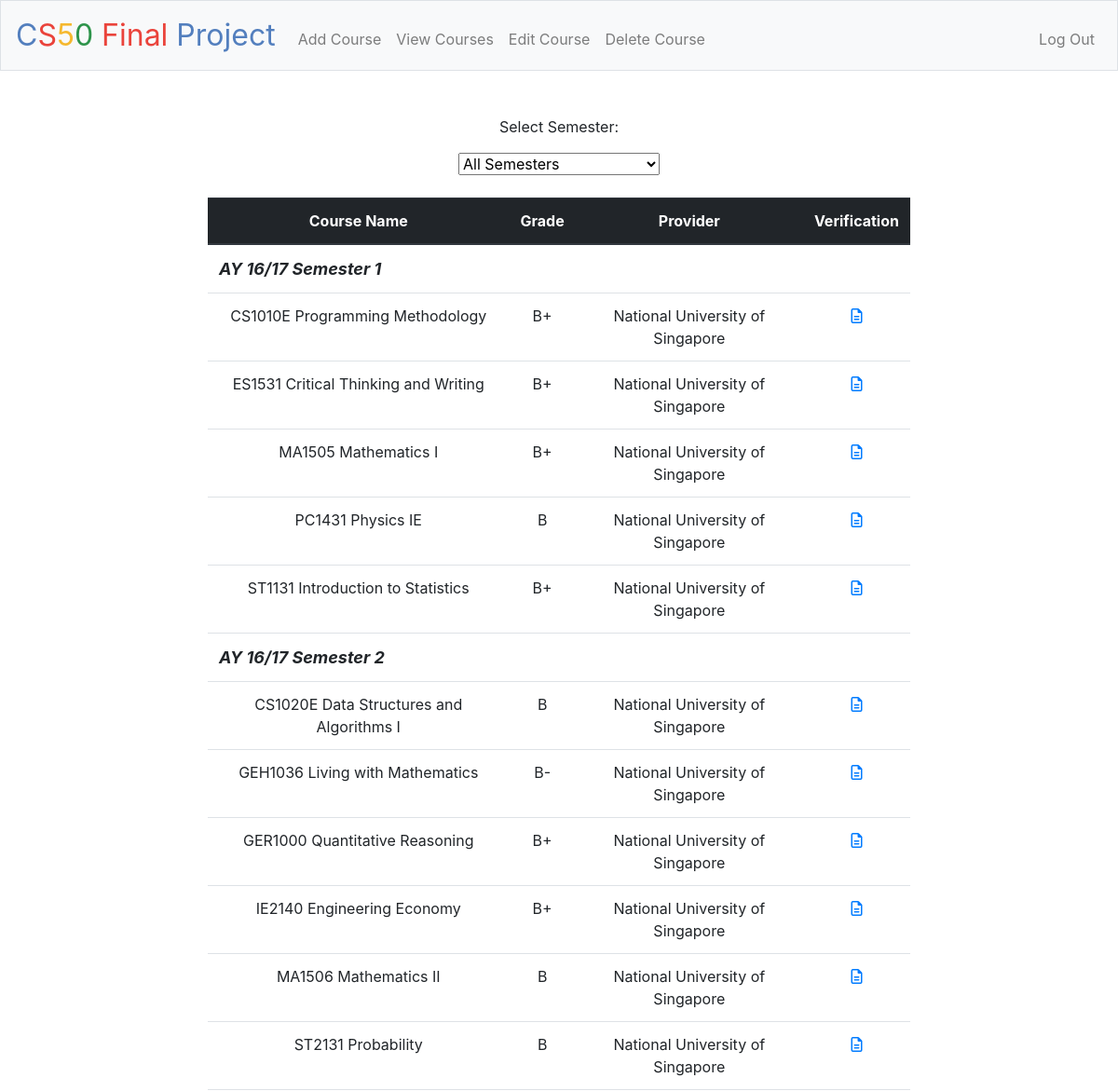
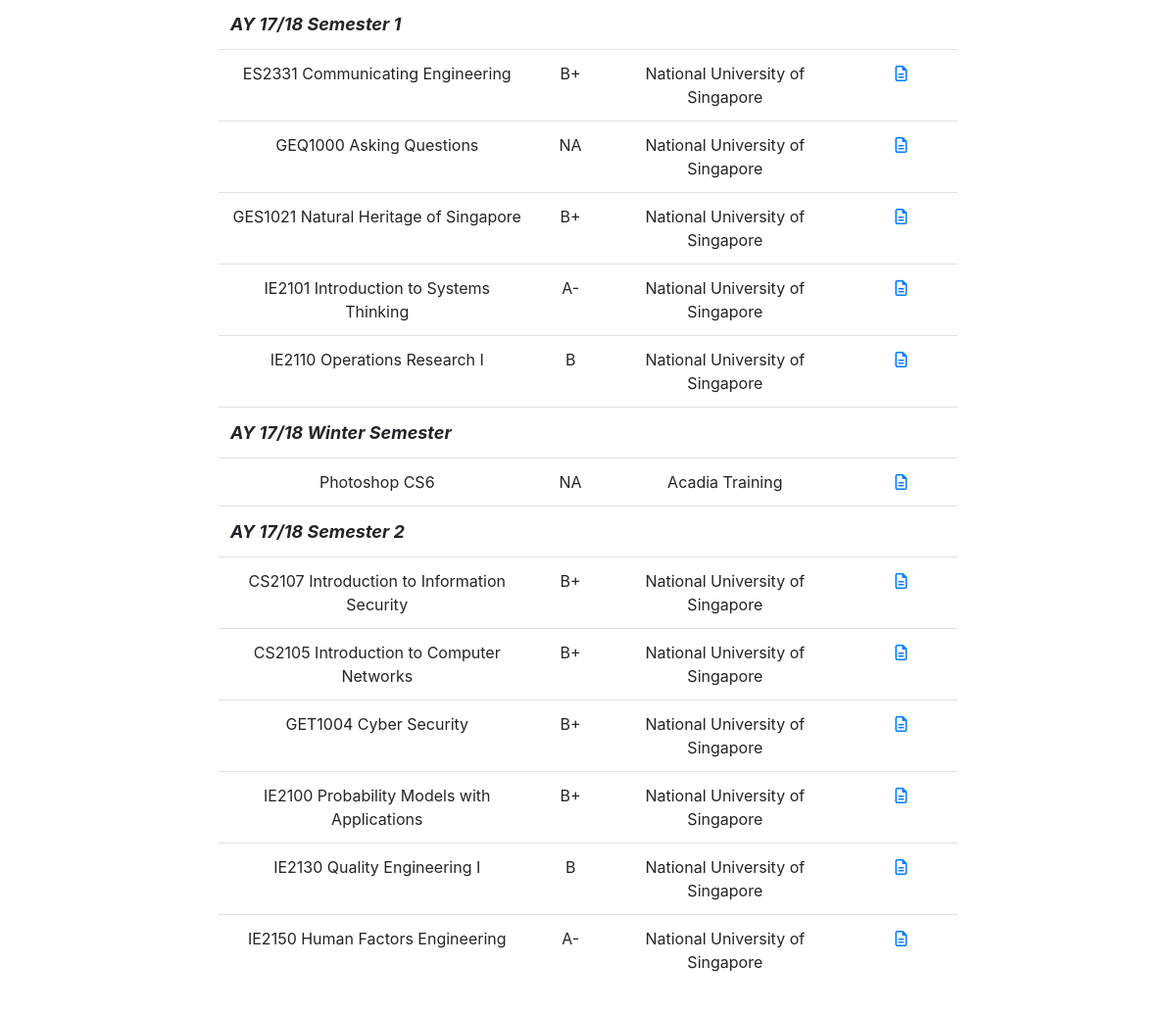
The page / (signed in) on the database its author committed (2 pictures, top to bottom).
### tables this page shows
CREATE TABLE 'courses'
(
'course_id' INTEGER PRIMARY KEY AUTOINCREMENT NOT NULL,
'course_name' TEXT NOT NULL,
'date_completed' TEXT NOT NULL, 
'course_provider' TEXT NOT NULL,
'course_description' TEXT NOT NULL,
'course_certificate_link' TEXT NOT NULL,
'course_grade' TEXT NOT NULL, 
'user_id' INTEGER NOT NULL, 
FOREIGN KEY(user_id) REFERENCES users(id)
);

### application.py (the view)
@app.route("/")
@login_required
def index():
    rows = db.execute("SELECT * FROM courses WHERE user_id = :user_id ORDER BY date_completed ASC", user_id = session['user_id'])
    parsed_rows = []
    index_counter = 0
    rows_by_date = {}
    for row in rows:
        values = {}
        index_counter = index_counter + 1
        values['index'] = index_counter
        values['name'] = row['course_name']
        values['provider'] = row['course_provider']
        values['grade'] = row['course_grade']
        values['link'] = row['course_certificate_link']
        current_date = get_semester(row['date_completed'])
        values['date'] = get_semester(row['date_completed'])
        values['actual_date'] = row['date_completed']
        if current_date not in rows_by_date.keys():
            temp_list = []
            temp_list.append(values)
            rows_by_date[current_date] = temp_list
        else:
            current_list = rows_by_date[current_date]
            current_list.append(values)
            rows_by_date[current_date] = current_list
    if ("updated_recently" in request.args) and (request.args['updated_recently'] == 'True'):
        flash("Your courses have been updated")
        return render_template("index.html", rows_by_date = rows_by_date)
    else:
        return render_template("index.html", rows_by_date = rows_by_date)

### application.py (called while the page is built)
@app.after_request
def after_request(response):
    response.headers["Cache-Control"] = "no-cache, no-store, must-revalidate"
    response.headers["Expires"] = 0
    response.headers["Pragma"] = "no-cache"
    return response

### helpers.py (called while the page is built)
def login_required(f):
    @wraps(f)
    def decorated_function(*args, **kwargs):
        if session.get("user_id") is None:
            return redirect("/login")
        return f(*args, **kwargs)
    return decorated_function

### templates/index.html (shortened to what this page needs)
{% extends "layout.html" %}
{% block main %}
<div class="select-semester">
    <p>Select Semester: </p>
    <select onchange = "updateTable()" id = "semester_to_display">
        <option value="select_all" selected>All Semesters</option>
    </select>
</div>
<br>
<table class = "table" id = "display_table">
        <thead class="thead-dark">
            <tr>
                <th> Course Name </th>
                <th> Grade </th>
                <th> Provider </th>
                <th> Verification </th>
            </tr>
        </thead>
        <tbody id = "tbody">
            {% for single_sem in rows_by_date.keys() %}
                <tr>
                    <td colspan = "4" style="text-align:left; font-size: 18px;"><b><i>{{ single_sem }}</i></b></td>
                </tr>
                {% for course in rows_by_date[single_sem] %}
                <tr>
                    <td> {{ course['name'] }} </td>
                    <td> {{ course['grade'] }} </td>
                    <td> {{ course['provider'] }} </td>
                    <td>
                        <a href="{{ course['link'] }}"> <i class='far fa-file-alt'></i></a>
                    </td>
                </tr>
                {% endfor %}
            {% endfor %}
        </tbody>
    </table>
{% endblock %}

### templates/layout.html (shortened to what this page needs)
<!DOCTYPE html>
<html lang="en">
    <head>
        <link href="https://maxcdn.bootstrapcdn.com/bootstrap/4.1.3/css/bootstrap.min.css" rel="stylesheet">
        <link href="/static/styles.css" rel="stylesheet">
    </head>
    <body>
        <nav class="navbar navbar-expand-md navbar-light bg-light border">
            <a class="navbar-brand" href="/"><span class="blue">C</span><span class="red">S</span><span class="yellow">5</span><span class="green">0</span> <span class="red">Final</span> <span class="blue">Project</span></a>
            <div class="collapse navbar-collapse" id="navbar">
                {% if session.user_id %}
                    <ul class="navbar-nav mr-auto mt-2">
                        <li class="nav-item"><a class="nav-link" href="/add">Add Course</a></li>
                        <li class="nav-item"><a class="nav-link" href="/">View Courses</a></li>
                        <li class="nav-item"><a class="nav-link" href="/edit">Edit Course</a></li>
                         <li class="nav-item"><a class="nav-link" href="/delete">Delete Course</a></li>
                    </ul>
                    <ul class="navbar-nav ml-auto mt-2">
                        <li class="nav-item"><a class="nav-link" href="/logout">Log Out</a></li>
                    </ul>
                {% else %}
                    <ul class="navbar-nav ml-auto mt-2">
                        <li class="nav-item"><a class="nav-link" href="/register">Register</a></li>
                        <li class="nav-item"><a class="nav-link" href="/login">Log In</a></li>
                    </ul>
                {% endif %}
        </nav>
        <main class="container p-5">
            {% block main %}{% endblock %}
        </main>
    </body>
</html>

### static/styles.css (style rules this page uses)
nav .navbar-brand { font-size: xx-large; }
nav .navbar-brand .blue { color: #537fbe; }
nav .navbar-brand .red { color: #ea433b; }
nav .navbar-brand .yellow { color: #f5b82e; }
nav .navbar-brand .green { color: #2e944b; }
main { overflow-x: auto; text-align: center; }
.container { width: 850px; }

### rows shown on the page
courses: name "CS1010E Programming Methodology", grade "B+", provider "National University of Singapore"
courses: name "ES1531 Critical Thinking and Writing", grade "B+", provider "National University of Singapore"
courses: name "MA1505 Mathematics I", grade "B+", provider "National University of Singapore"
courses: name "PC1431 Physics IE", grade "B", provider "National University of Singapore"
courses: name "ST1131 Introduction to Statistics", grade "B+", provider "National University of Singapore"
courses: name "CS1020E Data Structures and Algorithms I", grade "B", provider "National University of Singapore"
courses: name "GEH1036 Living with Mathematics", grade "B-", provider "National University of Singapore"
courses: name "GER1000 Quantitative Reasoning", grade "B+", provider "National University of Singapore"
courses: name "IE2140 Engineering Economy", grade "B+", provider "National University of Singapore"
courses: name "MA1506 Mathematics II", grade "B", provider "National University of Singapore"
courses: name "ST2131 Probability", grade "B", provider "National University of Singapore"
courses: name "ES2331 Communicating Engineering", grade "B+", provider "National University of Singapore"
courses: name "GEQ1000 Asking Questions", grade "NA", provider "National University of Singapore"
courses: name "GES1021 Natural Heritage of Singapore", grade "B+", provider "National University of Singapore"
courses: name "IE2101 Introduction to Systems Thinking", grade "A-", provider "National University of Singapore"
courses: name "IE2110 Operations Research I", grade "B", provider "National University of Singapore"
courses: name "Photoshop CS6", grade "NA", provider "Acadia Training"
courses: name "CS2107 Introduction to Information Security", grade "B+", provider "National University of Singapore"
courses: name "CS2105 Introduction to Computer Networks", grade "B+", provider "National University of Singapore"
courses: name "GET1004 Cyber Security", grade "B+", provider "National University of Singapore"
courses: name "IE2100 Probability Models with Applications", grade "B+", provider "National University of Singapore"
courses: name "IE2130 Quality Engineering I", grade "B", provider "National University of Singapore"
courses: name "IE2150 Human Factors Engineering", grade "A-", provider "National University of Singapore"

### other values the page prints
{{ single_sem }} "AY 16/17 Semester 1" "AY 16/17 Semester 2" "AY 17/18 Semester 1" "AY 17/18 Winter Semester" "AY 17/18 Semester 2"
